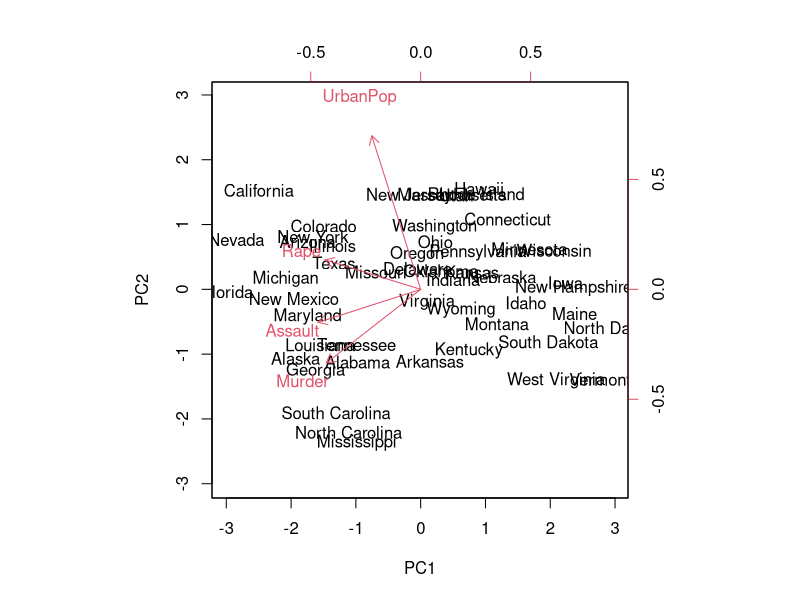
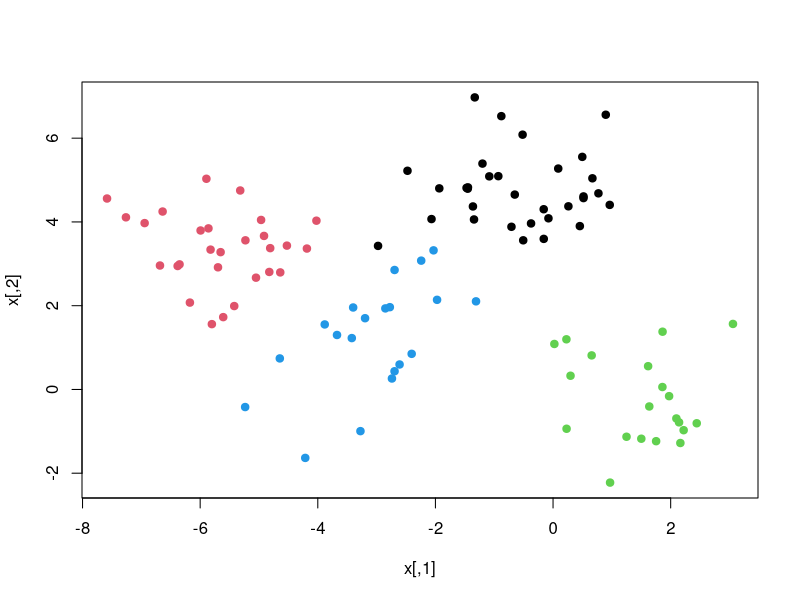
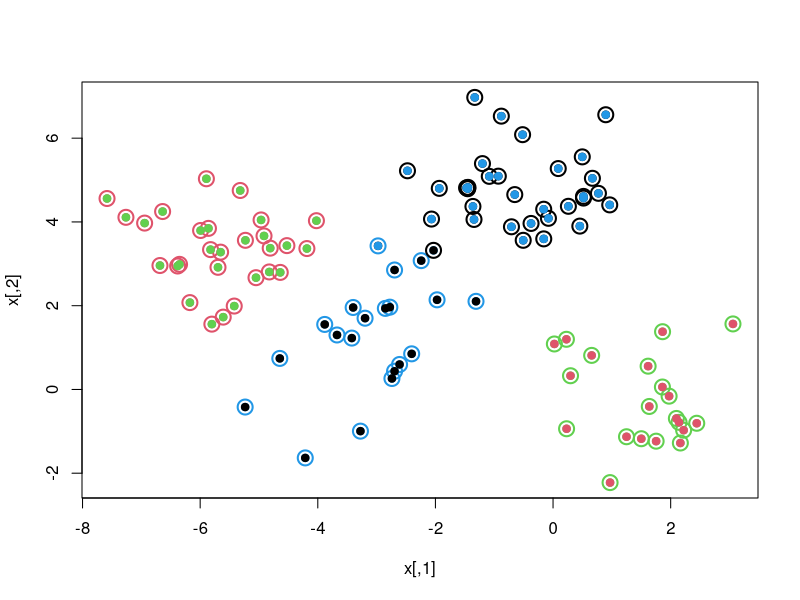
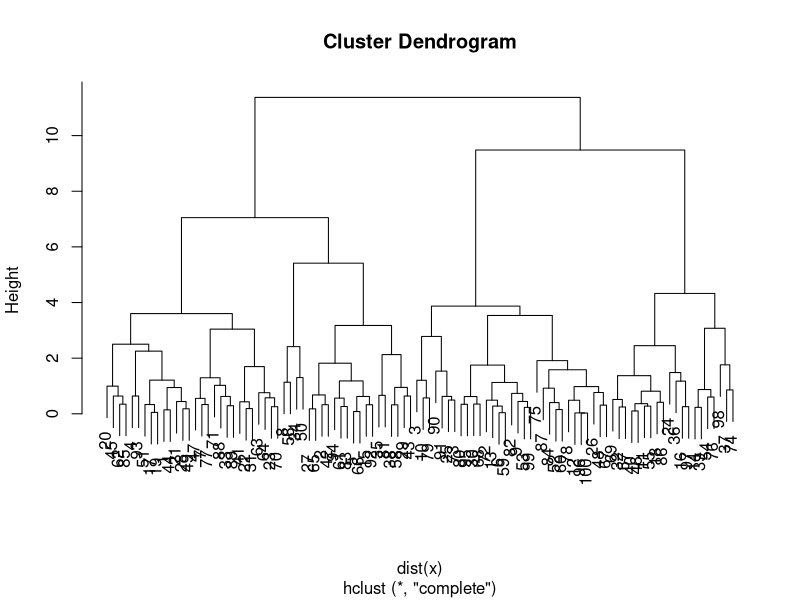
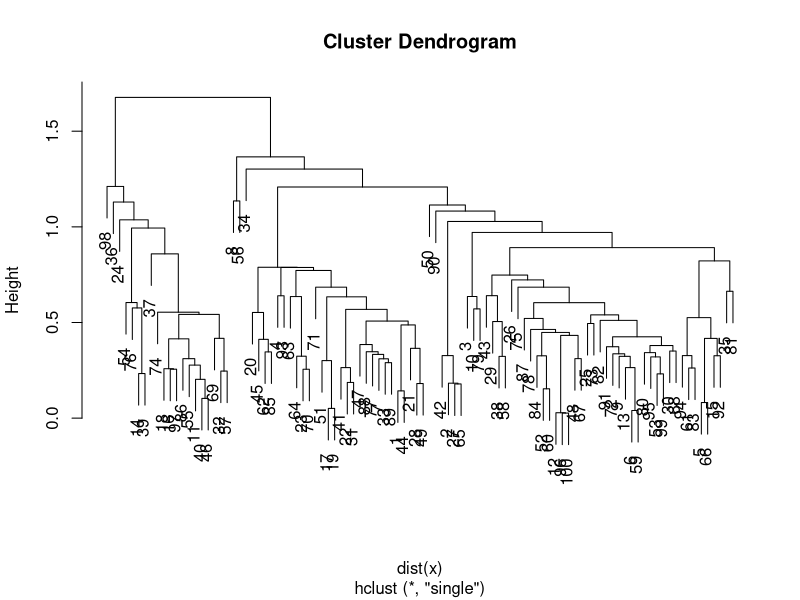
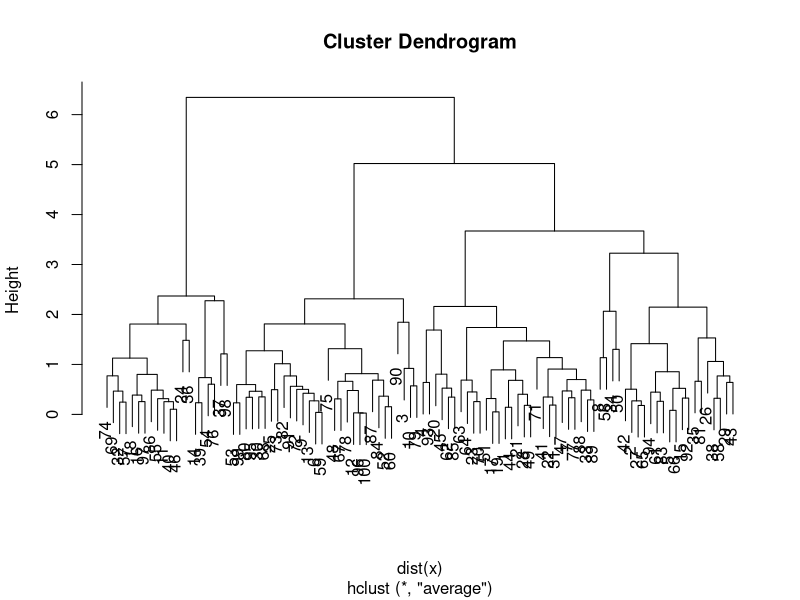
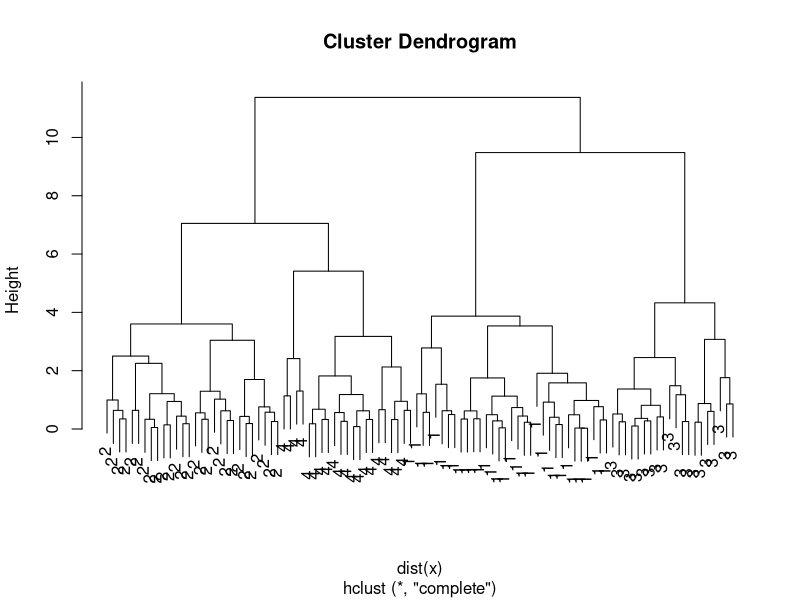

Recreate these plots in R, in order.
## ---- chunk 1
dimnames(USArrests)
apply(USArrests, 2L, mean)
apply(USArrests, 2L, var)
## ---- chunk 2
pca.out = prcomp(USArrests, scale = TRUE)
pca.out
names(pca.out)
biplot(pca.out, scale = 0)
## ---- chunk 3
set.seed(101)
x = matrix(rnorm(100L * 2L), 100L, 2L)
xmean = matrix(rnorm(8L, sd = 4), 4L, 2L)
which = sample(1L:4L, 100L, replace = TRUE)
x = x + xmean[which, ]
plot(x, col = which, pch = 19L)
## ---- chunk 4
km.out = kmeans(x, 4L, nstart = 15L)
km.out
plot(x, col = km.out$cluster,
     cex = 2, pch = 1L, lwd = 2L)
points(x, col = which, pch = 19L) #permuted colors
points(x, col = (4:1)[which], pch = 19L)
## ---- chunk 5
hc.complete = hclust(dist(x), method = "complete")
plot(hc.complete)
hc.single = hclust(dist(x), method = "single")
plot(hc.single)
hc.average = hclust(dist(x), method = "average")
plot(hc.average)
## ---- chunk 6
hc.cut = cutree(hc.complete, 4L)
table(hc.cut, which)
table(hc.cut, km.out$cluster)
## ---- chunk 7
plot(hc.complete, labels = which)
